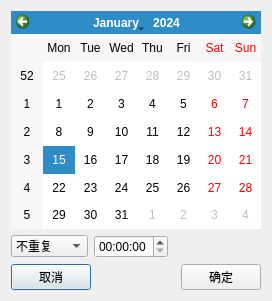
<?xml version="1.0" encoding="UTF-8"?>
<ui version="4.0">
 <class>TimeDialog</class>
 <widget class="QDialog" name="TimeDialog">
  <property name="geometry">
   <rect>
    <x>0</x>
    <y>0</y>
    <width>272</width>
    <height>301</height>
   </rect>
  </property>
  <property name="windowTitle">
   <string>TimeDialog</string>
  </property>
  <layout class="QGridLayout" name="gridLayout">
   <item row="0" column="0">
    <layout class="QVBoxLayout" name="verticalLayout">
     <item>
      <widget class="QCalendarWidget" name="calendarWidget"/>
     </item>
     <item>
      <layout class="QHBoxLayout" name="horizontalLayout_2">
       <item>
        <widget class="QComboBox" name="comboRepeat">
         <item>
          <property name="text">
           <string>不重复</string>
          </property>
         </item>
         <item>
          <property name="text">
           <string>每天重复</string>
          </property>
         </item>
         <item>
          <property name="text">
           <string>每周重复</string>
          </property>
         </item>
         <item>
          <property name="text">
           <string>每月重复</string>
          </property>
         </item>
        </widget>
       </item>
       <item>
        <widget class="QTimeEdit" name="timeRemind"/>
       </item>
       <item>
        <spacer name="horizontalSpacer_2">
         <property name="orientation">
          <enum>Qt::Horizontal</enum>
         </property>
         <property name="sizeHint" stdset="0">
          <size>
           <width>78</width>
           <height>20</height>
          </size>
         </property>
        </spacer>
       </item>
      </layout>
     </item>
     <item>
      <layout class="QHBoxLayout" name="horizontalLayout">
       <item>
        <widget class="QPushButton" name="btnCancel">
         <property name="text">
          <string>取消</string>
         </property>
        </widget>
       </item>
       <item>
        <spacer name="horizontalSpacer">
         <property name="orientation">
          <enum>Qt::Horizontal</enum>
         </property>
         <property name="sizeHint" stdset="0">
          <size>
           <width>78</width>
           <height>20</height>
          </size>
         </property>
        </spacer>
       </item>
       <item>
        <widget class="QPushButton" name="btnConfirm">
         <property name="text">
          <string>确定</string>
         </property>
        </widget>
       </item>
      </layout>
     </item>
    </layout>
   </item>
  </layout>
 </widget>
 <layoutdefault spacing="6" margin="11"/>
 <resources/>
 <connections/>
</ui>
